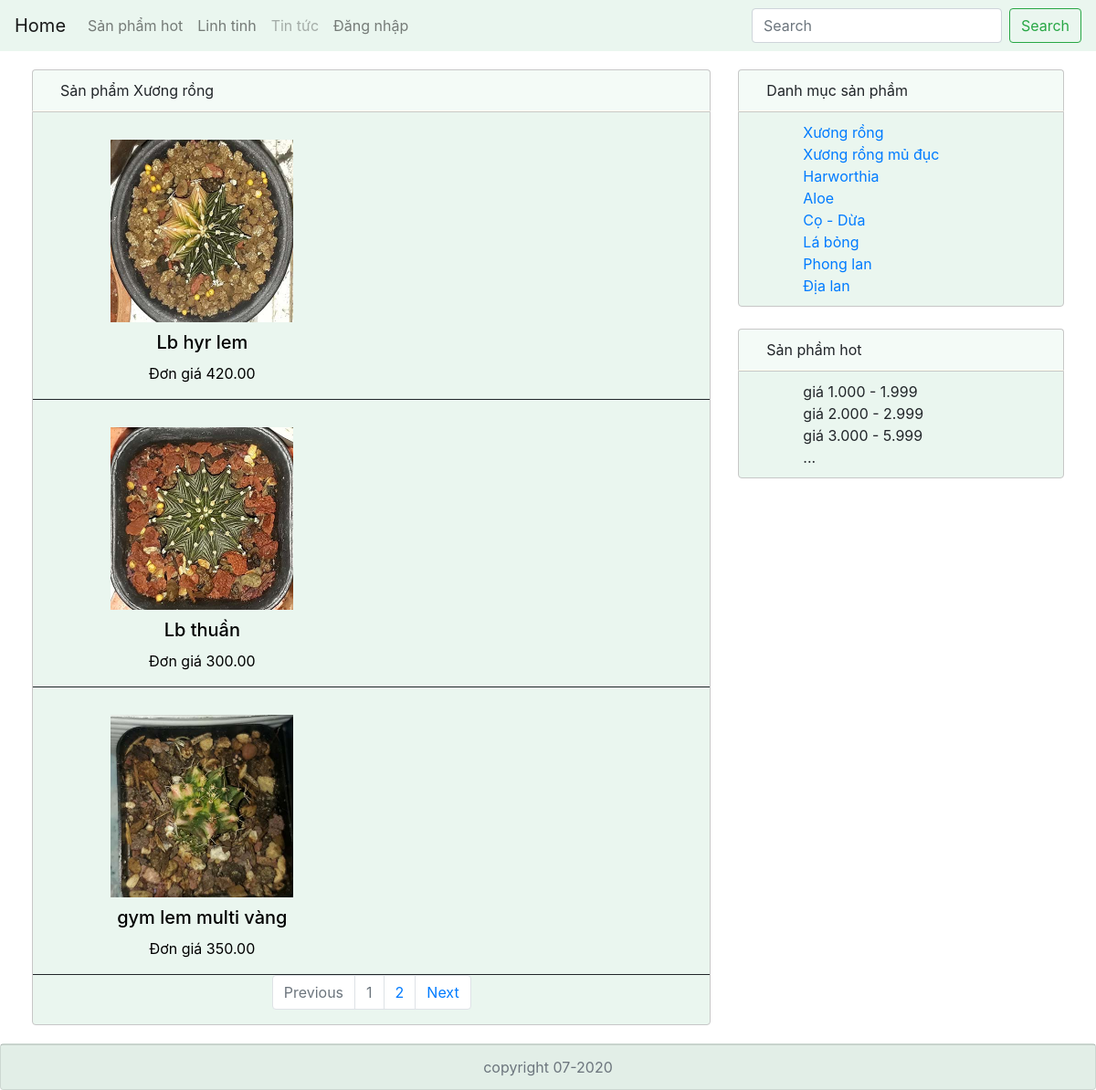
/01.php, run on the app's committed database.
### tables this page shows
CREATE TABLE `t_loaisp` (
  `LoaiID` int(11) NOT NULL,
  `TenLoai` varchar(100) NOT NULL,
  `idXT` int(11) NOT NULL
);

CREATE TABLE `t_sanpham` (
  `SanPhamID` int(11) NOT NULL,
  `LoaiID` int(11) NOT NULL,
  `TenSanPham` varchar(100) NOT NULL,
  `Hinh` varchar(50) NOT NULL,
  `MotaSanPham_1` varchar(50) NOT NULL,
  `MotaSanpham_2` varchar(50) NOT NULL,
  `GiaSanPham` decimal(10,2) NOT NULL,
  `GiamGiaSanPham` int(11) NOT NULL,
  `SanPhamHOT` int(11) NOT NULL
);

### 01.php (the view, shortened to what this page needs)
<?php
    include('include/top.php');
?>
  <?php
  $idn=1;
  $sql="SELECT * from t_loaisp where LoaiID='$idn'";
  $nhomsp=$db->query($sql);
  $row_loaisp=$nhomsp->fetch_assoc();
  $tennhomsp=$row_loaisp['TenLoai'];
  $sotintren1trang = 3;
  $sql="SELECT * from t_sanpham where LoaiID='$idn'";
  $sql_loaisp=$db->query($sql);
  $tong=$sql_loaisp->num_rows;
  $soluongtrang = 1;
    if($tong > $sotintren1trang){
  $soluongtrang=ceil($tong/$sotintren1trang);
    }
    if (isset($_GET['page'])) {
      $tranghh=$_GET['page'];
    }else {
    $tranghh= 1;
    }
    $tinbatdau=($tranghh-1)*$sotintren1trang;
    $sql="SELECT * from t_sanpham where LoaiID='$idn' order by SanPhamID desc limit $tinbatdau,$sotintren1trang";
    $sp=$db->query($sql);
    ?>
  <div class="content-left col-md-8">
    <div class="content-header">
      <p class="text-content-header"><?php echo "Sản phẩm ".$tennhomsp;?></p>
    </div>
    <div class="content-body">
    <?php
          $rows_loaisp=$sp->num_rows;
            for ($i=0; $i <$rows_loaisp; $i++) {
              $row_loaisp=$sp->fetch_assoc();
      ?>
      <div class="container-list-product col-sm-12 col-md-12">
        <div class="row">
          <div class="row-pro col-sm-6 col-md-6">
            <a href="./detail-product.php">
              <img class="css-img" src="./img/<?php echo $row_loaisp['Hinh'];?>"/>
            </a>
            <a href="./detail-product.php?idt=<?php echo $row_loaisp['SanPhamID']; ?>&idn=<?php echo $row_loaisp['LoaiID']; ?>">
              <h5 class="text-product"><?php echo $row_loaisp['TenSanPham'];?></h5>
            </a>
            <p class="text-product"><?php echo "Đơn giá ".$row_loaisp['GiaSanPham'];?></p>
          </div>
          </div>
        </div>
      <?php
         }
      ?>
      <nav aria-label="Page navigation example">
       <ul class="pagination justify-content-center">
            <?php
              if ($tranghh>1) {
                $prev=$tranghh-1;
                $st='<li class="page-item "><a class="page-link" href="';
                $st=$st.'01.php?idn='.$idn.'&page='.$prev;
                $st=$st.'"tabindex="-1" aria-disabled="true">Previous</a></li>';
                echo $st;
              }else {
          $st='<li class="page-item disabled"><a class="page-link" href="#" tabindex="-1" aria-disabled="true">Previous</a></li>';
          echo $st;
              }
          ?>
          <?php
              for ($i=1; $i <=$soluongtrang ; $i++) {
                if ($i==$tranghh) {
                  $st='<li class="page-item disabled"><a class="page-link" href="';
                  $st=$st.'01.php?idn='.$idn.'&page='.$i;
                  $st=$st.'">'.$i.'</a></li>';
                  echo $st;
                }else {
                $st= '<li class="page-item"><a class="page-link" href="';
                $st =$st.'01.php?idn='.$idn.'&page='.$i;
                $st=$st.'">'.$i.'</a></li>';
                echo $st;
              }
            }
          ?>
          <?php
              if($tranghh!=$soluongtrang){
                $next=$tranghh+1;
                $st='<li class="page-item "><a class="page-link" href="';
                $st=$st.'01.php?idn='.$idn.'&page='.$next;
                $st=$st.'">Next</a>';
                echo $st;
              }
              else{
                $st='<li class="page-item disabled"><a class="page-link" href="#">Next</a></li>';
                echo $st;
              }
          ?>
        </ul>
      </nav>
    </div>
  </div>
<?php
    include('include/right.php');
    include('include/foot.php');
?>

### include/top.php (shortened to what this page needs)
<!DOCTYPE html>
<html lang="en">
  <head>
    <link
      rel="stylesheet"
      href="css/bootstrap.min.css"
    />
    <link
      rel="stylesheet"
      href="css/bootstrap.css"
    />
    <link
      rel="stylesheet"
      href="https://cdnjs.cloudflare.com/ajax/libs/font-awesome/4.7.0/css/font-awesome.min.css"
    />
    <link
      rel="stylesheet"
      href="https://use.fontawesome.com/releases/v5.6.3/css/all.css"
    />
    <link rel="stylesheet" href="css/test.css" />
  </head>
  <body>
    <div class="wrapper">
      <div class="container-header">
        <nav class="navbar navbar-expand-lg navbar-light bg-green">
          <a class="navbar-brand" href="01.php">Home</a>
          <div class="collapse navbar-collapse" id="navbarSupportedContent">
            <ul class="navbar-nav mr-auto">
              <li class="nav-item">
                <a class="nav-link" href="#">Sản phẩm hot</a>
              </li>
              <li class="nav-item">
                <a class="nav-link" href="#">Linh tinh</a>
              </li>
              <li class="nav-item">
                <a class="nav-link disabled" href="#">Tin tức</a>
              </li>
              <li class="nav-item">
                <a class="nav-link" href="admin/login.php">Đăng nhập</a>
              </li>
            </ul>
            <form class="form-inline my-2 my-lg-0"action="timkiem.php" method="post">
              <input
                class="form-control mr-sm-2"
                type="search"
                name="tutimkiem"
                placeholder="Search"
                aria-label="Search"
              />
              <button
                class="btn btn-outline-success my-2 my-sm-0"
                type="submit"
                name="timkiem"
              >
                Search
              </button>
            </form>
          </div>
        </nav>
      </div>
      <div class="content row">

### include/right.php (shortened to what this page needs)
<?php
$sql="select * from t_loaisp";
$sql_loaisp=$db->query($sql);
?>
        <div class="content-right col-md-4">
          <div class="content-header">
            <p class="text-content-header">Danh mục sản phầm</p>
          </div>
          <div class="content-body">
            <ul class="text-content-body">
            <?php $rows_loaisp=$sql_loaisp->num_rows;
                for ($i=0; $i <$rows_loaisp ; $i++) {
                  $row_loaisp=$sql_loaisp->fetch_assoc();
              ?>
              <li>
              <a href="01.php?idn=<?php echo $row_loaisp['LoaiID'] ?>"><?php echo $row_loaisp['TenLoai'];?></a>
              </li>
            <?php
                }
            ?>
            </ul>
          </div>
          <br />
          <div class="content-header">
            <p class="text-content-header">Sản phầm hot</p>
          </div>
          <div class="content-body">
            <ul class="text-content-body">
              <li>giá 1.000 - 1.999</li>
              <li>giá 2.000 - 2.999</li>
              <li>giá 3.000 - 5.999</li>
              <li>...</li>
            </ul>
          </div>
        </div>

### include/foot.php (shortened to what this page needs)
      </div>
      <div class="card text-center bg-green">
        <div class="card-footer text-muted">
          copyright 07-2020
        </div>
      </div>
    </div>
  </body>
</html>

### css/test.css (style rules this page uses)
a { text-decoration: none; }
.bg-green { background-color: rgba(53, 168, 99, 0.1); }
.content { margin: 20px; }
.content-header { border: solid 1px rgba(199, 199, 199, 1); border-bottom-color: ivory; border-radius: 4px 4px 0 0; background-color: rgba(53, 168, 99, 0.05); }
.content-body { border: solid 1px rgba(199, 199, 199, 1); border-radius: 0px 0px 4px 4px; background-color: rgba(53, 168, 99, 0.1); }
.text-content-header { margin: 10px; margin-left: 30px; }
.text-content-body { margin: 10px; margin-left: 30px; list-style-type: none; }
.container-list-product { margin-top: 30px; border: 0 1px 0 0; border-bottom: solid; border-width: 0.5px; }
.css-img { height: 200px; width: 200px; display: block; margin: auto; }
.text-product { text-align: center; margin-top: 10px; color: black; }

### data on the page
t_loaisp: TenLoai "Xương rồng"
t_sanpham: Hinh (picture), TenSanPham "Lb hyr lem", GiaSanPham "420.00"
t_sanpham: Hinh (picture), TenSanPham "Lb thuần", GiaSanPham "300.00"
t_sanpham: Hinh (picture), TenSanPham "gym lem multi vàng", GiaSanPham "350.00"
t_loaisp: TenLoai "Xương rồng mủ đục"
t_loaisp: TenLoai "Harworthia"
t_loaisp: TenLoai "Aloe"
t_loaisp: TenLoai "Cọ - Dừa"
t_loaisp: TenLoai "Lá bỏng"
t_loaisp: TenLoai "Phong lan"
t_loaisp: TenLoai "Địa lan"
